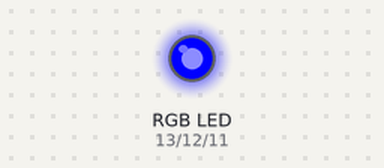
This sketch was run on a simulated Arduino Uno, built with avr-gcc and run on an emulated ATmega328P. Shown: an RGB LED mixed from three pins (HIGH = lit).

Above: at 0.5 s.
At 2.5 s:
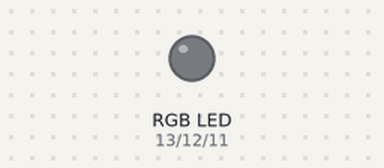
At 5.5 s:
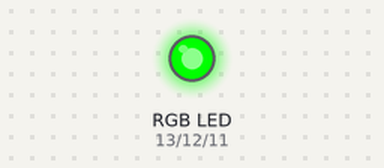
At 9.7 s:
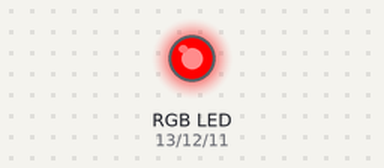
Timing chart, 0 to 10.4 s (numbered marks = the images above):
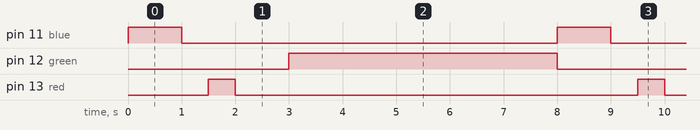

Measured:
- by itself, pin 11 (blue): alternates HIGH for 1.0 s and LOW for 7.0 s
- by itself, pin 12 (green): alternates HIGH for 5.0 s and LOW for 3.0 s
- by itself, pin 13 (red): alternates HIGH for 0.50 s and LOW for 7.5 s

The sketch:

_4._rgb_led.ino
```cpp
int red = 13;
int green = 12;
int blue = 11;

void setup() {
  // put your setup code here, to run once:
  pinMode(red,OUTPUT);
  pinMode(blue,OUTPUT);
  pinMode(green,OUTPUT);
}

void loop() {
  // put your main code here, to run repeatedly:

  digitalWrite(blue,HIGH);

  delay(1000);
  digitalWrite(blue,LOW);

  delay(500);
  digitalWrite(red,HIGH);

  delay(500);
  digitalWrite(red,LOW);

  delay(1000);
  digitalWrite(green,HIGH);

  delay(5000);
  digitalWrite(green,LOW);
}
```
